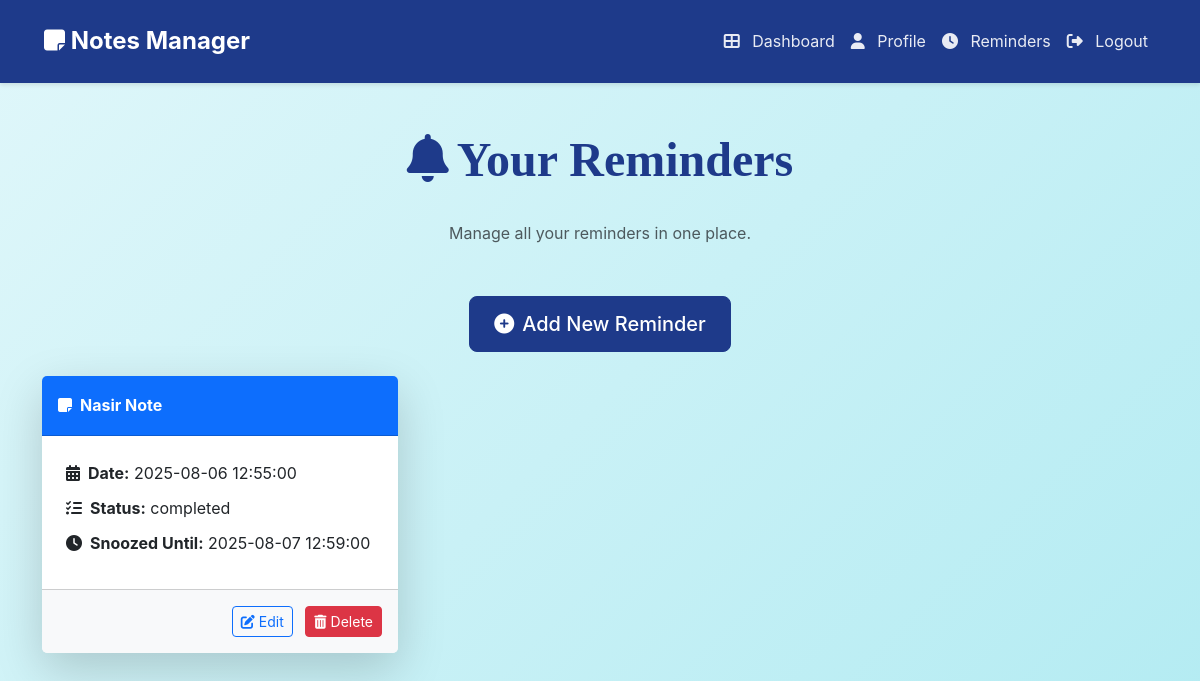
Page /reminders/view (signed in) on the committed database.
### app.py (models this page shows)
class Reminder(db.Model):
    __tablename__ = 'reminders'
    id = db.Column(db.Integer, primary_key=True)
    note_id = db.Column(db.Integer, db.ForeignKey('notes.id'), nullable=False)
    user_id = db.Column(db.Integer, db.ForeignKey('users.id'), nullable=False)
    reminder_date = db.Column(db.DateTime, nullable=False)
    status = db.Column(db.Enum('pending', 'completed', 'snoozed', 'canceled'), default='pending')
    snoozed_until = db.Column(db.DateTime)
    created_at = db.Column(db.DateTime, default=datetime.utcnow)
    updated_at = db.Column(db.DateTime, default=datetime.utcnow, onupdate=datetime.utcnow)
    note = db.relationship('Note', backref='reminders')
    user = db.relationship('User', backref='reminders')

class Note(db.Model):
    __tablename__ = 'notes'
    id = db.Column(db.Integer, primary_key=True)
    user_id = db.Column(db.Integer, db.ForeignKey('users.id'), nullable=False)
    title = db.Column(db.String(255))
    content = db.Column(db.Text)
    category = db.Column(db.String(50))
    isPinned = db.Column(db.Boolean, default=False)
    createdAt = db.Column(db.DateTime, default=datetime.utcnow)
    updatedAt = db.Column(db.DateTime, default=datetime.utcnow, onupdate=datetime.utcnow)
    isLocal = db.Column(db.Boolean, default=False)
    isDraft = db.Column(db.Boolean, default=False)
    user = db.relationship('User', backref='notes')

### app.py (the view)
@app.route('/reminders/view', methods=['GET'])
@login_required
def view_reminders():
    user_id = current_user.id
    reminders = db.session.query(Reminder, Note).join(Note).filter(Reminder.user_id == user_id).order_by(Reminder.reminder_date.desc()).all()
    return render_template('view_reminders.html', reminders=reminders)

### app.py (called while the page is built)
@login_manager.user_loader
def load_user(user_id):
    return User.query.get(int(user_id))

### templates/view_reminders.html (shortened to what this page needs)
{% extends 'base.html' %}
{% block content %}
<div class="container my-5">
    <div class="text-center mb-5">
        <h2 class="display-5 fw-bold"><i class="fas fa-bell me-2"></i>Your Reminders</h2>
        <p class="text-muted">Manage all your reminders in one place.</p>
    </div>
    <div class="mb-4 text-center">
        <a href="{{ url_for('add_reminder') }}" class="btn btn-primary btn-lg px-4">
            <i class="fas fa-plus-circle me-2"></i>Add New Reminder
        </a>
    </div>
    <div class="row">
        {% for reminder, note in reminders %}
        <div class="col-md-4 mb-4">
            <div class="card shadow-lg h-100 border-0">
                <div class="card-header bg-primary text-white py-3">
                    <strong><i class="fas fa-sticky-note me-2"></i>{{ note.title }}</strong>
                </div>
                <div class="card-body p-4">
                    <p class="mb-2"><i class="fas fa-calendar-alt me-2"></i><strong>Date:</strong> {{ reminder.reminder_date.strftime('%Y-%m-%d %H:%M:%S') }}</p>
                    <p class="mb-2"><i class="fas fa-tasks me-2"></i><strong>Status:</strong> {{ reminder.status }}</p>
                    {% if reminder.snoozed_until %}
                        <p class="mb-2"><i class="fas fa-clock me-2"></i><strong>Snoozed Until:</strong> {{ reminder.snoozed_until.strftime('%Y-%m-%d %H:%M:%S') }}</p>
                    {% endif %}
                </div>
                <div class="card-footer bg-light text-end p-3">
                    <a href="{{ url_for('edit_reminder', reminder_id=reminder.id) }}" class="btn btn-sm btn-outline-primary me-2">
                        <i class="fas fa-edit me-1"></i>Edit
                    </a>
                    <button onclick="deleteReminder({{ reminder.id }})" class="btn btn-sm btn-danger">
                        <i class="fas fa-trash-alt me-1"></i>Delete
                    </button>
                </div>
            </div>
        </div>
        {% endfor %}
    </div>
</div>
{% endblock %}

### templates/base.html (style rules this page uses)
body { background: linear-gradient(135deg, #e0f7fa, #b2ebf2); font-family: 'Inter', -apple-system, BlinkMacSystemFont, sans-serif; color: #1a202c; line-height: 1.7; min-height: 100vh; }
h1, h2, h3, h4 { text-align: center; margin: 2rem 0; font-family: 'Merriweather', serif; color: #1e3a8a; font-weight: 700; }
.container { margin-bottom: 3rem; }
.btn-primary { background-color: #1e3a8a; border-color: #1e3a8a; border-radius: 0.5rem; padding: 0.75rem 1.5rem; font-weight: 500; transition: all 0.3s ease; }
a { color: #1e3a8a; font-weight: 500; text-decoration: none; transition: color 0.2s ease; }

### rows in the picture
Reminder: title "Nasir Note", reminder_date "2025-08-06 12:55:00", status "completed", snoozed_until "2025-08-07 12:59:00"
